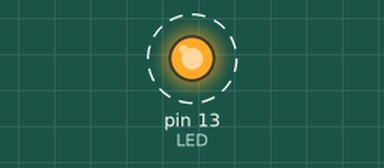
Recording of a sketch running on a simulated Arduino Uno, built with avr-gcc and run on an emulated ATmega328P. On the bench: output pins drawn as LEDs (lit = HIGH). Dashed ring = blinking. What the sketch prints to the serial monitor is not drawn.

Above: at 0.5 s.
Timing chart, 0 to 4.6 s (numbered marks = the images above):
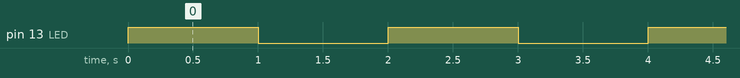

Measured:
- by itself, pin 13 (LED): alternates HIGH for 1.0 s and LOW for 1.0 s

The sketch:

led_blink.ino
```cpp
// led_blink — blink the onboard LED and report its state over serial.
// The tinyStudio demo: prints "Hello World" once, then "On"/"Off" in step with
// the LED so the Serial Monitor (and the Visual view) match the board.

const uint8_t LED = 13;  // Uno onboard LED (also fine on tinyCore)

void setup() {
  pinMode(LED, OUTPUT);
  Serial.begin(9600);
  Serial.println("Hello World");
}

void loop() {
  digitalWrite(LED, HIGH);
  Serial.println("ON");
  delay(1000);

  digitalWrite(LED, LOW);
  Serial.println("OFF");
  delay(1000);
}
```
